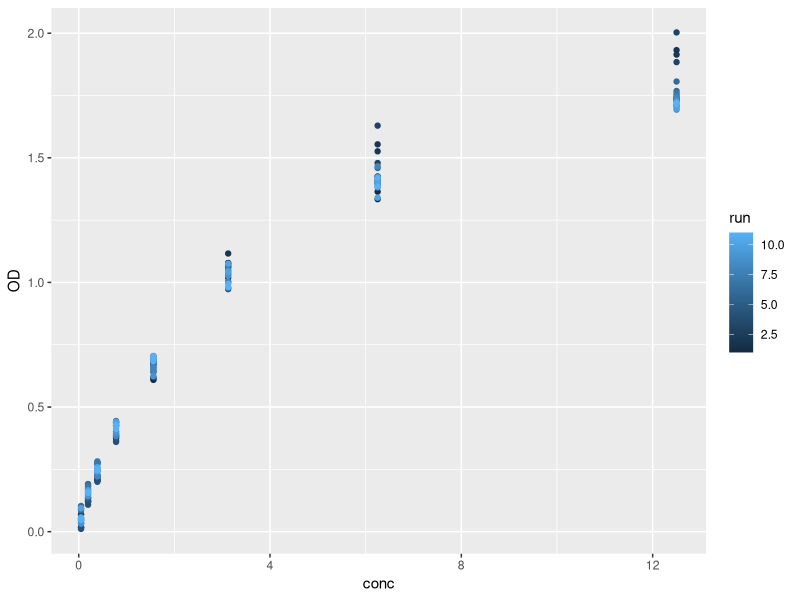
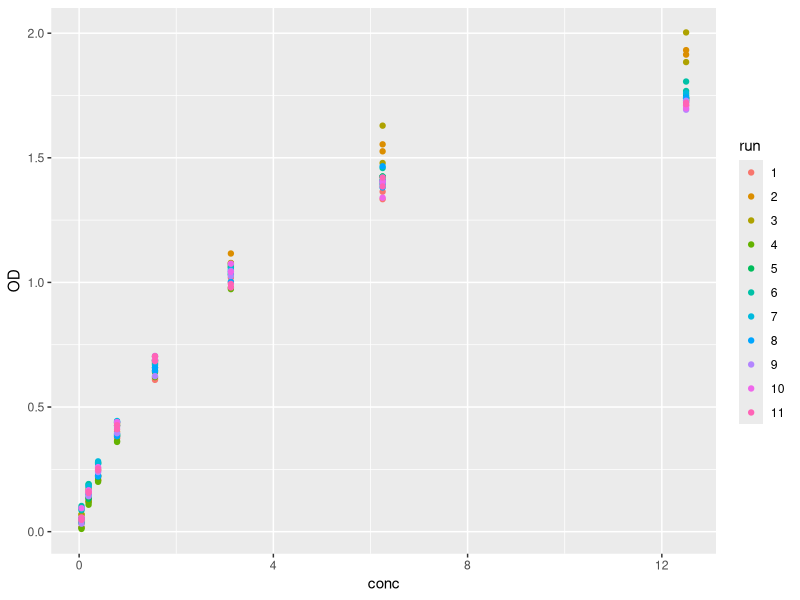
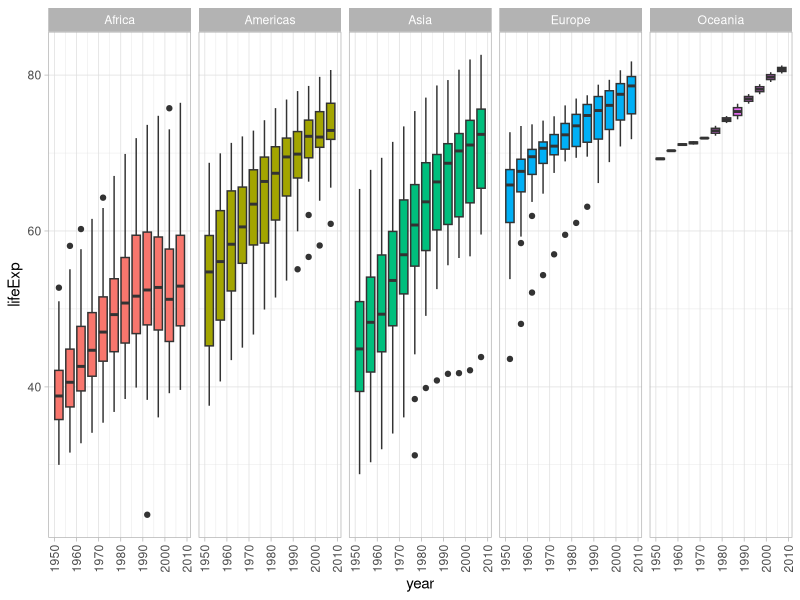
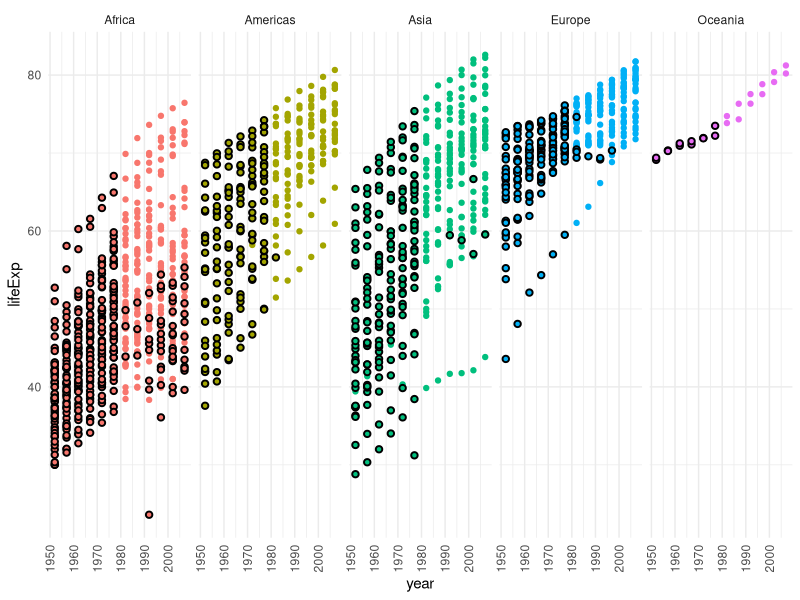
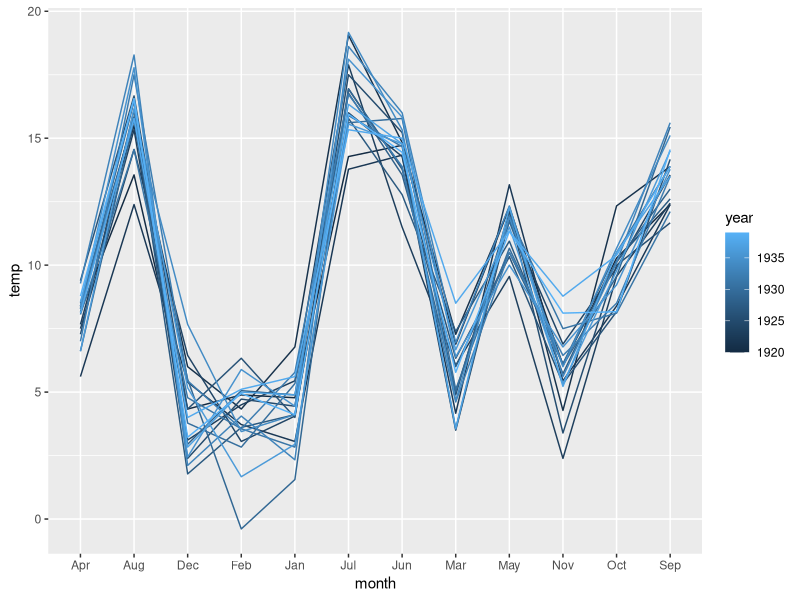
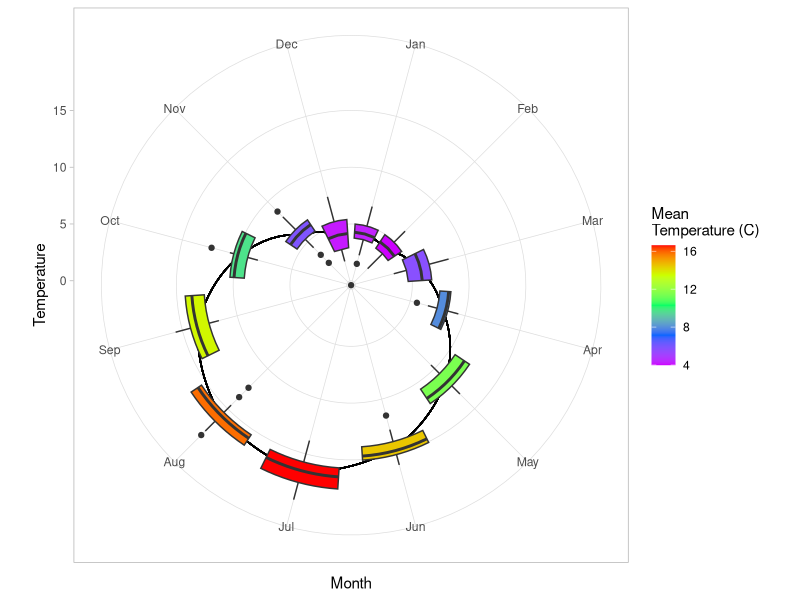

The R source for these figures, in order:
## ---- chunk 1
#| include: false
library(tidyverse)
library(kableExtra)
## ---- chunk 2
#| output: false
# read in the data
dnase <- read_table("dnase.txt")
## ---- chunk 3
#| include: false

#---THINKING ANSWER---
# In run 2, there are letters in the concentration, meaning that column has been read in as characters.
## ---- chunk 4
dnase <- dnase %>% 
  mutate(conc=str_remove(conc,"um")) %>% 
  mutate(conc= as.numeric(conc))
## ---- chunk 5
#| include: false

#---THINKING ANSWER---
# The explanatory variables are the concentration and the run number, while the reponse variable is the optical density.  We wouldn't expect a change between the runs, so the explanatory variable to plot is the concentration.  
## ---- chunk 6
ggplot(data = dnase,aes(x=conc,y=OD,colour=run))+
  geom_point()

## ---- chunk 7
#| include: false

dnase <- dnase %>% 
  mutate(run = as.factor(run))
## ---- chunk 8
ggplot(data = dnase,aes(x=conc,y=OD,colour=run))+
  geom_point()
## ---- chunk 9
#| include: false

gapdat <- read_csv('gapminder.csv')
## ---- chunk 10
#| output: false
gapdat %>%
  group_by(year) %>%
  summarise(lifeExp = median(lifeExp))
## ---- chunk 11
#| include: false
#---THINKING ANSWER---
#This suggests that some countries may have greatly increased their life expectancy, but many have not increased their expectancy.  There could also be a change in the number of data points over time. 
## ---- chunk 12
gapdat <- gapdat %>% 
  group_by(country) %>%
  filter(year==1977) %>% 
  summarise(med_lifeExp_77 = median(lifeExp)) %>% 
  full_join(gapdat)
## ---- chunk 13
ggplot(data = gapdat,aes(x=year,y=lifeExp))+
  geom_boxplot(aes(fill=continent,group=year))+
  facet_grid(cols=vars(continent))+
  theme_light()+
  theme(legend.position = "none",
        axis.text.x = element_text(angle=90,vjust = 0.5))
## ---- chunk 14
ggplot(data = gapdat,aes(x=year,y=lifeExp))+
  geom_point(data = gapdat %>% filter(lifeExp > med_lifeExp_77),aes(x=year,y=lifeExp,colour= continent))+
  geom_point(data = gapdat %>% filter(lifeExp <= med_lifeExp_77),aes(x=year,y=lifeExp,fill= continent),colour='black',shape=21,stroke=1)+
  facet_grid(cols=vars(continent))+
  theme_minimal()+
  theme(legend.position = "none",
        axis.text.x = element_text(angle=90,vjust = 0.5))
## ---- chunk 15
#| include: false
#---CODING ANSWER---
gapdat %>% filter(year==2007,lifeExp<med_lifeExp_77)
## ---- chunk 16
#| output: false
notts <- readxl::read_excel('Nottingham.xlsx')
## ---- chunk 17
names(notts)[1] <- 'year'
## ---- chunk 18
#| include: false
#---THINKING ANSWER---
# The data is not in tidy format.
## ---- chunk 19
notts <- notts %>% pivot_longer(cols = -year,values_to = "temp",names_to = "month")
## ---- chunk 20
notts <- notts %>% mutate(temp = 5*(temp-32)/9)
## ---- chunk 21
#| include: false
#---CODING ANSWER---
# Monthly average
notts %>% 
  group_by(month) %>%
  summarise(month_temp = mean(temp))

# Annual output
notts %>% 
  group_by(year) %>%
  summarise(yearly_temp = mean(temp))
## ---- chunk 22

ggplot(data=notts,aes(x=month,y=temp))+
  geom_line(aes(colour=year,group=year))
## ---- chunk 23
#| output: false

# add a column for average temperatures
notts <- notts %>% 
  group_by(month) %>% 
  summarise(mean_temp = mean(temp)) %>% 
  full_join(notts)

## ---- chunk 24

# now make the plot
ggplot(data = notts, aes(x=month,y=temp))+
  geom_line(aes(y=mean_temp,group=year))+
  geom_boxplot(aes(fill=mean_temp,group=month))+
  scale_x_discrete(limits = c("Jan","Feb","Mar","Apr",
                              "May","Jun","Jul","Aug",
                              "Sep","Oct","Nov","Dec"))+
  coord_polar()+
  scale_fill_gradientn(colours = rev(rainbow(5)))+
  theme_light()+
  labs(fill = "Mean\nTemperature (C)") + xlab("Month") + ylab("Temperature")
